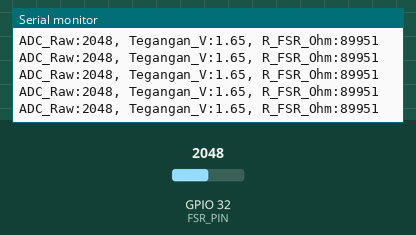
This sketch was run on a simulated ESP32. Parts: the last lines printed to the serial monitor. The test bench sets the inputs (shaded band); at power-on: GPIO 32 (FSR_PIN) = 2048 (analog values on the 0–4095 scale).

Above: at 2.2 s.
2.3 s: GPIO 32 (FSR_PIN) set to 2866
At 2.33 s:
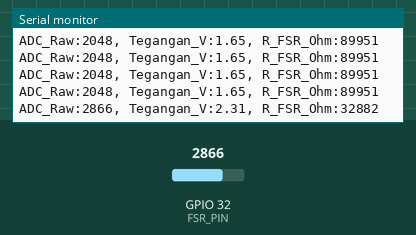
3.8 s: GPIO 32 (FSR_PIN) set to 3603
At 3.84 s:
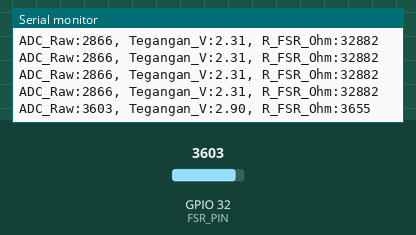
Timing chart, 0 to 6.8 s (numbered marks = the images above; inputs shaded):
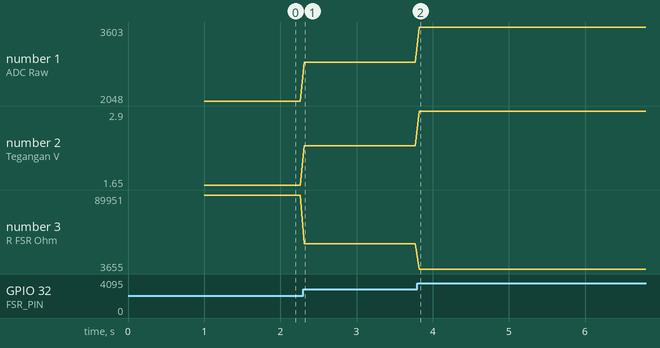

Measured:
- after the input at 2.3 s, the serial monitor: prints a new line at once (image 1)
- after the input at 3.8 s, the serial monitor: prints a new line at once (image 2)
- plotted number 1: 2048 → 2866 after the input at 2.3 s, 2866 → 3603 after the input at 3.8 s
- plotted number 2: 1.65 → 2.31 after the input at 2.3 s, 2.31 → 2.9 after the input at 3.8 s
- plotted number 3: 89951 → 32882 after the input at 2.3 s, 32882 → 3655 after the input at 3.8 s

The sketch:

FSR.ino
```cpp
// Definisikan pin ADC yang digunakan
const int FSR_PIN = 32; // Menggunakan GPIO 34 (ADC1)

// Konfigurasi ADC ESP32
const float VCC = 3.3;             // Tegangan referensi ESP32 (Volt)
const int ADC_RESOLUTION = 4095;   // Resolusi ADC 12-bit (0 - 4095)

// Nilai Resistor Tetap
const float R_SERI = 10000.0;      // 10k Ohm
const float R_GND  = 100000.0;     // 100k Ohm

void setup() {
  Serial.begin(115200);
  delay(1000);

  // Konfigurasi resolusi dan atenuasi ADC ESP32
  analogReadResolution(12);
  analogSetAttenuation(ADC_11db); // Mengukur rentang penuh hingga ~3.3V

  Serial.println("Pengujian FSR402 Dimulai...");
}

void loop() {
  // 1. Membaca nilai mentah ADC
  int adcRaw = analogRead(FSR_PIN);

  // 2. Menghitung tegangan output pada pin ADC (Vout)
  float vOut = (adcRaw / (float)ADC_RESOLUTION) * VCC;

  // 3. Menghitung resistansi FSR402
  // Rumus: Vout = VCC * (R_GND / (R_fsr + R_SERI + R_GND))
  // Maka: R_fsr = (VCC * R_GND / Vout) - R_SERI - R_GND
  float rFSR = 0;
  if (vOut > 0.05) { // Mencegah pembagian nol saat belum ditekan
    rFSR = ((VCC * R_GND) / vOut) - R_SERI - R_GND;
    if (rFSR < 0) rFSR = 0;
  } else {
    rFSR = 1000000.0; // Anggap > 1M Ohm saat tidak ada tekanan
  }

  // Tampilkan data ke Serial Monitor / Serial Plotter
  Serial.print("ADC_Raw:");
  Serial.print(adcRaw);
  Serial.print(", Tegangan_V:");
  Serial.print(vOut, 2);
  Serial.print(", R_FSR_Ohm:");
  Serial.println(rFSR, 0);

  delay(50); // Sampling interval 20Hz
}
```
